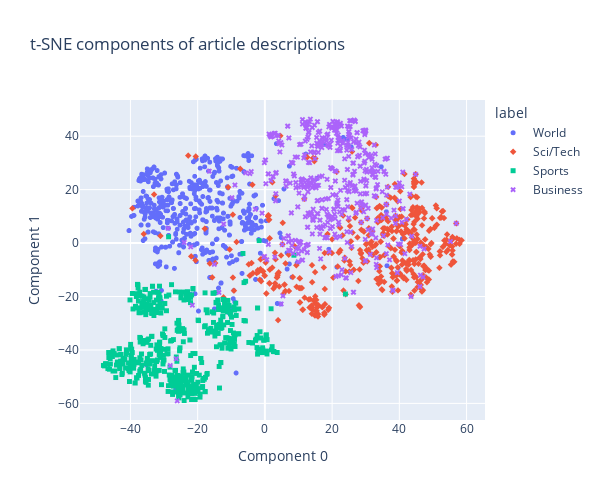

Notebook code cell kept with this figure:
### Markdown cell above
### Using embeddings to visualize similar articles
To get a sense of what our nearest neighbor recommender is doing, let's visualize the article embeddings. Although we can't plot the 2048 dimensions of each embedding vector, we can use techniques like t-SNE or PCA to compress the embeddings down into 2 or 3 dimensions, which we can chart.
Before visualizing the nearest neighbors, let's visualize all of the article descriptions using t-SNE. Note that t-SNE is not deterministic, meaning that results may vary from run to run.

### Code cell
import embeddings_utils as eu

article_descriptions = df["description"].tolist()

# get embeddings for all article descriptions
embeddings = [embedding_from_string(string) for string in article_descriptions]
# compress the 2048-dimensional embeddings into 2 dimensions using t-SNE
tsne_components = eu.tsne_components_from_embeddings(embeddings)
# get the article labels for coloring the chart
labels = df["label"].tolist()

eu.chart_from_components(
    components=tsne_components,
    labels=labels,
    strings=article_descriptions,
    width=600,
    height=500,
    title="t-SNE components of article descriptions",
)

### Figure 1 — Plotly figure (JSON) as saved in the notebook; plotly's stock layout.template omitted (floating-point values rounded to 4 significant figures; data arrays with more than 128 entries replaced by an {"elided": "..."} marker saying what was removed)
{"data": [{"customdata": {"elided": "520x1 str values"}, "hovertemplate": "label=World<br>Component 0=%{x}<br>Component 1=%{y}<br>string=%{customdata[0]}<extra></extra>", "legendgroup": "World", "marker": {"color": "#636efa", "size": 5, "symbol": "circle"}, "mode": "markers", "name": "World", "showlegend": true, "type": "scattergl", "x": {"elided": "520 float values"}, "xaxis": "x", "y": {"elided": "520 float values"}, "yaxis": "y"}, {"customdata": {"elided": "478x1 str values"}, "hovertemplate": "label=Sci/Tech<br>Component 0=%{x}<br>Component 1=%{y}<br>string=%{customdata[0]}<extra></extra>", "legendgroup": "Sci/Tech", "marker": {"color": "#EF553B", "size": 5, "symbol": "diamond"}, "mode": "markers", "name": "Sci/Tech", "showlegend": true, "type": "scattergl", "x": {"elided": "478 float values"}, "xaxis": "x", "y": {"elided": "478 float values"}, "yaxis": "y"}, {"customdata": {"elided": "491x1 str values"}, "hovertemplate": "label=Sports<br>Component 0=%{x}<br>Component 1=%{y}<br>string=%{customdata[0]}<extra></extra>", "legendgroup": "Sports", "marker": {"color": "#00cc96", "size": 5, "symbol": "square"}, "mode": "markers", "name": "Sports", "showlegend": true, "type": "scattergl", "x": {"elided": "491 float values"}, "xaxis": "x", "y": {"elided": "491 float values"}, "yaxis": "y"}, {"customdata": {"elided": "511x1 str values"}, "hovertemplate": "label=Business<br>Component 0=%{x}<br>Component 1=%{y}<br>string=%{customdata[0]}<extra></extra>", "legendgroup": "Business", "marker": {"color": "#ab63fa", "size": 5, "symbol": "x"}, "mode": "markers", "name": "Business", "showlegend": true, "type": "scattergl", "x": {"elided": "511 float values"}, "xaxis": "x", "y": {"elided": "511 float values"}, "yaxis": "y"}], "layout": {"height": 500, "legend": {"title": {"text": "label"}, "tracegroupgap": 0}, "title": {"text": "t-SNE components of article descriptions"}, "width": 600, "xaxis": {"anchor": "y", "domain": [0, 1], "title": {"text": "Component 0"}}, "yaxis": {"anchor": "x", "domain": [0, 1], "title": {"text": "Component 1"}}}}
